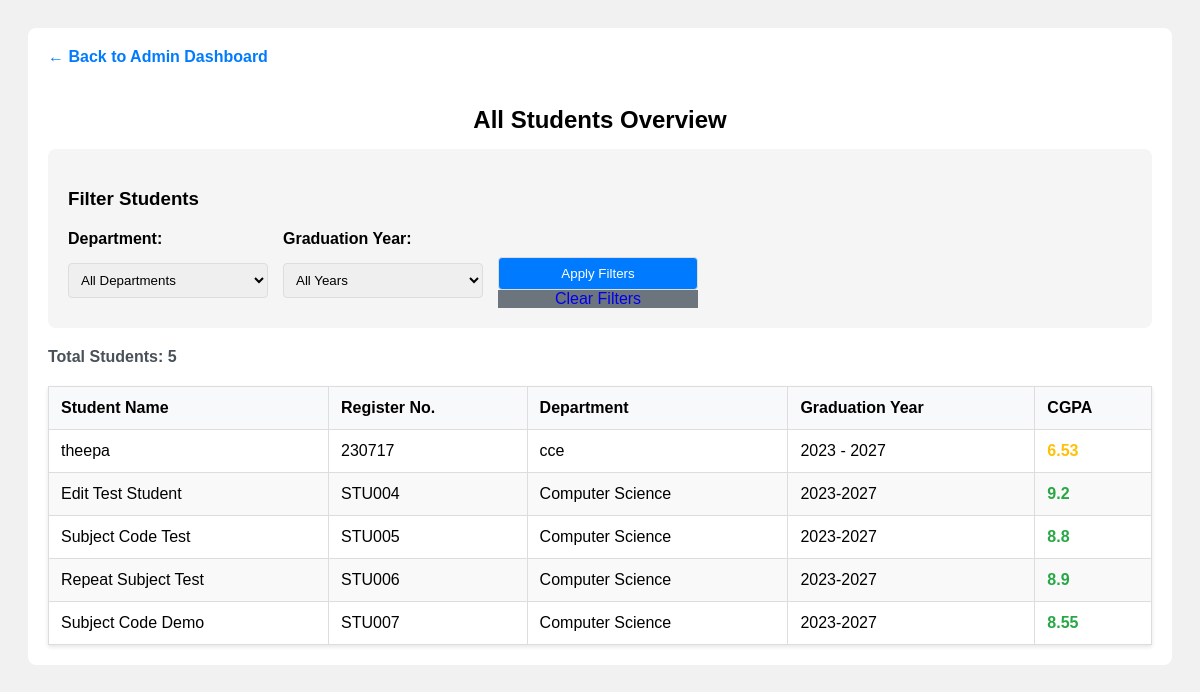
The app's page /admin/view_all (signed in) with its own data.
### tables this page shows
CREATE TABLE users (
        email TEXT PRIMARY KEY,
        name TEXT,
        password TEXT,
        department TEXT,
        graduation_year TEXT,
        role TEXT
    );

### app.py (the view)
@app.route('/admin/view_all', methods=['GET', 'POST'])
def admin_view_all():
    if 'user' not in session or session['role'] != 'admin':
        return redirect('/')
    conn = sqlite3.connect('database.db')
    cur = conn.cursor()
    department_filter = request.form.get('department', '') if request.method == 'POST' else ''
    graduation_filter = request.form.get('graduation_year', '') if request.method == 'POST' else ''
    query = """
    SELECT u.name, u.email, u.graduation_year, u.department,
           COALESCE(ROUND(SUM(recent_marks.credits * recent_marks.grade_point) / SUM(recent_marks.credits), 2), 0) as cgpa
    FROM users u
    LEFT JOIN (
        SELECT m1.enrollment, m1.subject_code, m1.credits, m1.grade_point
        FROM marks m1
        INNER JOIN (
            SELECT enrollment, subject_code, MAX(id) as max_id
            FROM marks
            WHERE semester BETWEEN 1 AND 8
            GROUP BY enrollment, subject_code
        ) m2 ON m1.enrollment = m2.enrollment AND m1.subject_code = m2.subject_code AND m1.id = m2.max_id
        WHERE m1.semester BETWEEN 1 AND 8
    ) recent_marks ON u.email = recent_marks.enrollment
    WHERE u.role = 'student'
    """
    params = []
    if department_filter:
        query += " AND u.department = ?"
        params.append(department_filter)
    if graduation_filter:
        query += " AND u.graduation_year = ?"
        params.append(graduation_filter)
    query += " GROUP BY u.email ORDER BY u.email"  # Sort by register number (stored in email field)
    cur.execute(query, params)
    students = cur.fetchall()
    cur.execute("SELECT DISTINCT department FROM users WHERE role = 'student' ORDER BY department")
    departments = [row[0] for row in cur.fetchall()]
    cur.execute("SELECT DISTINCT graduation_year FROM users WHERE role = 'student' ORDER BY graduation_year")
    graduation_years = [row[0] for row in cur.fetchall()]
    conn.close()
    return render_template('admin_view_all.html',
                         students=students,
                         departments=departments,
                         graduation_years=graduation_years,
                         selected_department=department_filter,
                         selected_graduation=graduation_filter)

### templates/admin_view_all.html (shortened to what this page needs)
<!DOCTYPE html>
<html>
<head>
    <link rel="stylesheet" href="/static/style.css">
</head>
<body>
<div class="container">
    <a href="/dashboard" class="back-link">← Back to Admin Dashboard</a>
    <h2>All Students Overview</h2>
    <div class="filters">
        <h3>Filter Students</h3>
        <form method="POST">
            <div class="filter-row">
                <div class="filter-group">
                    <label for="department">Department:</label>
                    <select name="department" id="department">
                        <option value="">All Departments</option>
                    </select>
                </div>
                <div class="filter-group">
                    <label for="graduation_year">Graduation Year:</label>
                    <select name="graduation_year" id="graduation_year">
                        <option value="">All Years</option>
                    </select>
                </div>
                <div class="filter-group">
                    <button type="submit">Apply Filters</button>
                    <a href="/admin/view_all" class="filter-group button clear-btn" style="text-decoration: none; text-align: center; display: block;">Clear Filters</a>
                </div>
            </div>
        </form>
    </div>
    <div class="student-count">
        Total Students: {{ students|length }}
    </div>
    {% if students %}
        <table>
            <thead>
                <tr>
                    <th>Student Name</th>
                    <th>Register No.</th>
                    <th>Department</th>
                    <th>Graduation Year</th>
                    <th>CGPA</th>
                </tr>
            </thead>
            <tbody>
                {% for student in students %}
                    <tr>
                        <td>{{ student[0] }}</td>
                        <td>{{ student[1] }}</td>
                        <td>{{ student[3] }}</td>
                        <td>{{ student[2] }}</td>
                        <td>
                            {% set cgpa = student[4] %}
                            {% if cgpa >= 8.0 %}
                                <span class="cgpa-high">{{ cgpa }}</span>
                            {% elif cgpa >= 6.0 %}
                                <span class="cgpa-medium">{{ cgpa }}</span>
                            {% else %}
                                <span class="cgpa-low">{{ cgpa }}</span>
                            {% endif %}
                        </td>
                    </tr>
                {% endfor %}
            </tbody>
        </table>
    {% else %}
        <div class="no-students">
            <h3>No students found</h3>
            <p>Try adjusting your filters or check if students are registered in the system.</p>
        </div>
    {% endif %}
</div>
</body>
</html>

### static/style.css (style rules this page uses)
body { font-family: Arial, sans-serif; background-color: #f1f1f1; }
.container { max-width: 700px; margin: auto; padding: 20px; background: white; margin-top: 50px; border-radius: 8px; }
h2 { text-align: center; }
form { margin-top: 20px; }
input, select { width: 100%; padding: 10px; margin: 10px 0; }
button { padding: 10px 20px; background: #007bff; border: none; color: white; cursor: pointer; }

### templates/admin_view_all.html (style rules this page uses)
body { font-family: Arial, sans-serif; padding: 20px; }
h2, h3 { margin-bottom: 15px; }
.container { max-width: 1200px; margin: auto; }
.filters { background-color: #f5f5f5; padding: 20px; border-radius: 8px; margin-bottom: 20px; }
.filter-row { display: flex; gap: 15px; align-items: end; flex-wrap: wrap; }
.filter-group { display: flex; flex-direction: column; min-width: 200px; }
.filter-group label { margin-bottom: 5px; font-weight: bold; }
.filter-group select, .filter-group button { padding: 8px; border: 1px solid #ddd; border-radius: 4px; }
.filter-group button { background-color: #007bff; color: white; cursor: pointer; margin-top: 5px; }
.clear-btn { background-color: #6c757d !important; }
table { width: 100%; border-collapse: collapse; margin-top: 20px; background-color: white; box-shadow: 0 2px 4px rgba(0,0,0,0.1); }
th, td { border: 1px solid #ddd; padding: 12px; text-align: left; }
th { background-color: #f8f9fa; font-weight: bold; position: sticky; top: 0; }
tr:nth-child(even) { background-color: #f9f9f9; }
.cgpa-high { color: #28a745; font-weight: bold; }
.cgpa-medium { color: #ffc107; font-weight: bold; }
.student-count { margin: 10px 0; font-weight: bold; color: #495057; }
.back-link { display: inline-block; margin-bottom: 20px; color: #007bff; text-decoration: none; font-weight: bold; }

### records on screen
users: name "theepa", email "230717", department "cce", graduation_year "2023 - 2027", cgpa "6.53"
users: name "Edit Test Student", email "STU004", department "Computer Science", graduation_year "2023-2027", cgpa "9.2"
users: name "Subject Code Test", email "STU005", department "Computer Science", graduation_year "2023-2027", cgpa "8.8"
users: name "Repeat Subject Test", email "STU006", department "Computer Science", graduation_year "2023-2027", cgpa "8.9"
users: name "Subject Code Demo", email "STU007", department "Computer Science", graduation_year "2023-2027", cgpa "8.55"

### other values on screen
{{ students|length }} "5"
